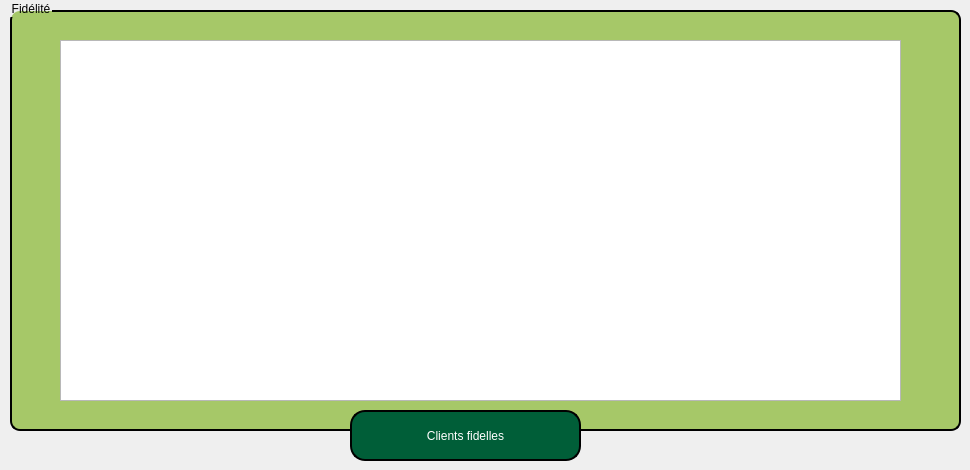
       <widget class="QWidget" name="tab_9">
        <attribute name="title">
         <string>Tab 2</string>
        </attribute>
        <widget class="QGroupBox" name="groupBox_6">
         <property name="geometry">
          <rect>
           <x>10</x>
           <y>0</y>
           <width>951</width>
           <height>431</height>
          </rect>
         </property>
         <property name="styleSheet">
          <string notr="true">QGroupBox {
    background-color: #a6c868;     /* Set background color to white */
    border: 2px solid;   /* Set border color */
    border-radius: 10px;         /* Rounded corners */
    margin-top: 10px;            /* Space for the title */
    padding: 10px;               /* Padding inside the box */
}</string>
         </property>
         <property name="title">
          <string>Fidélité</string>
         </property>
         <widget class="QTableView" name="tableView_6">
          <property name="geometry">
           <rect>
            <x>50</x>
            <y>40</y>
            <width>841</width>
            <height>361</height>
           </rect>
          </property>
         </widget>
        </widget>
        <widget class="QPushButton" name="pushButton_29">
         <property name="geometry">
          <rect>
           <x>350</x>
           <y>410</y>
           <width>231</width>
           <height>51</height>
          </rect>
         </property>
         <property name="styleSheet">
          <string notr="true">QPushButton {
    color: white;                      /* Text color */
    border: 2px solid black;         /* Border width and color */
    border-radius: 15px;              /* Round the corners */
    background-color: #005e38;        /* Optional: Set a background color */
    padding: 10px 20px;               /* Add padding for better aesthetics */
}

QPushButton:hover {
    background-color: #45a049;        /* Change background color on hover */
}

QPushButton:pressed {
    background-color: #3e8e41;        /* Change background color when pressed */
}</string>
         </property>
         <property name="text">
          <string>Clients fidelles</string>
         </property>
        </widget>
       </widget>
